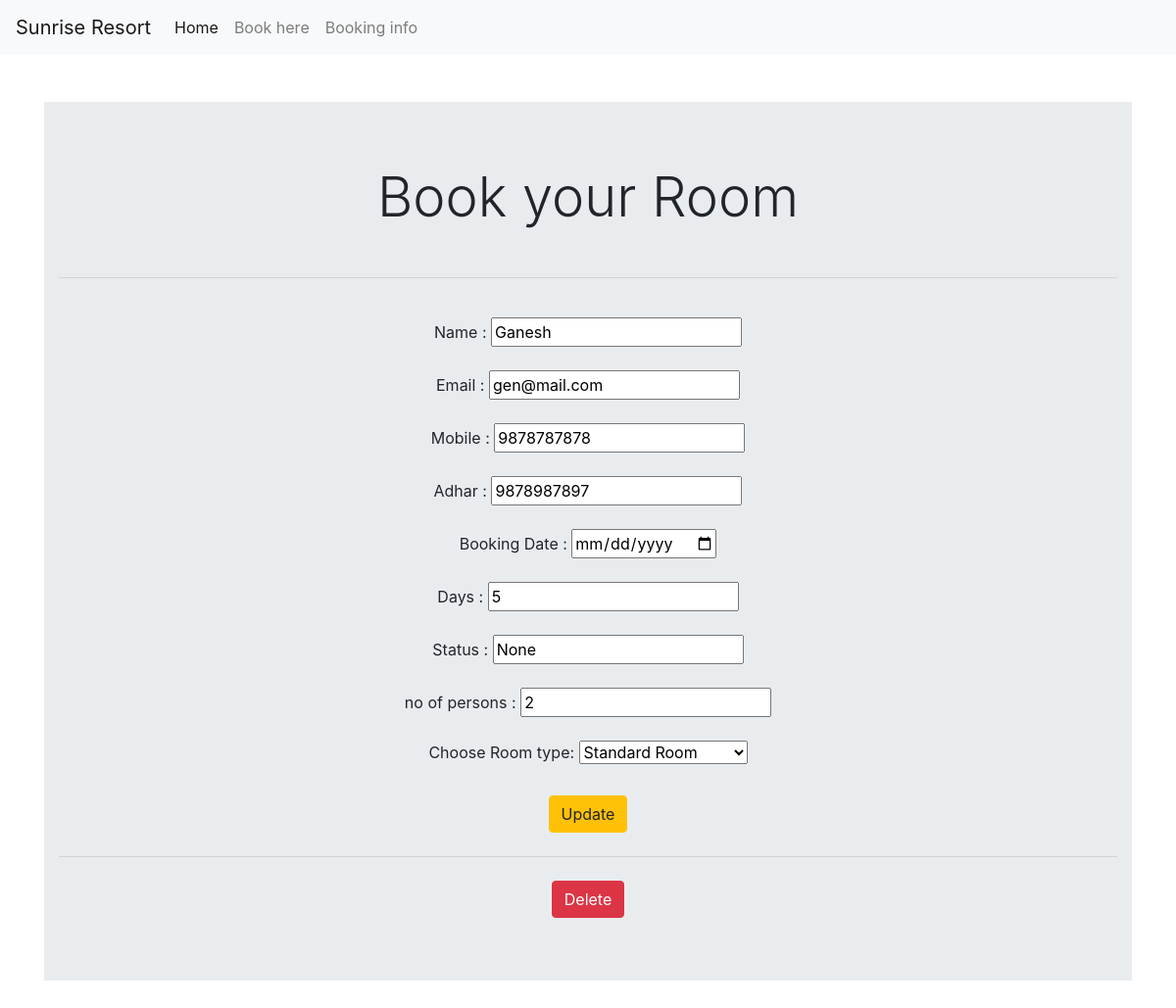
Screenshot of /bookingapp/update/6/ with the database file from the repository.
### bookingapp/models.py (models this page shows, shortened)
class Bookings(models.Model):
    ROOM_TYPES= (
        ('SR', 'Standard'),
        ('DR', 'Deluxe'),
        ('SD', 'Super Deluxe'),
        ('TR', 'Tent'),
    )
    booking_id = models.AutoField(primary_key = True)
    Name = models.CharField(max_length= 200)
    mobile = models.CharField(max_length= 100)
    email_id = models.EmailField(max_length= 200)
    days = models.IntegerField()
    adhar_no = models.CharField(max_length= 200)
    booking_date = models.DateTimeField(auto_now_add= True)
    status = models.CharField(max_length= 200)
    no_of_persons = models.IntegerField()
    room_type = models.CharField(max_length= 2, choices = ROOM_TYPES)

### bookingapp/views.py (the view, shortened to what this page needs)
# urls.py: path('update/<int:id>/', update_view),
def update_view(request, id):
    data = Bookings.objects.get(pk = id)
    context ={'data' : data}
    return render(request, 'bookingapp/update.html', context)

### bookingapp/templates/bookingapp/update.html (shortened to what this page needs)
<!DOCTYPE html>
<html lang="en">
<head>
    {% load static %}
    <link rel="stylesheet" href="https://cdn.jsdelivr.net/npm/bootstrap@4.0.0/dist/css/bootstrap.min.css">
    <link rel="stylesheet" href="{% static 'css/style.css'%}">
</head>
<body id ="img_for_back" style="background-image: url(https://img.freepik.com/free-vector/coffee-shop-with-wooden-counter-stools-sofas-tables_107791-3395.jpg?w=2000); ">
  <nav class="navbar navbar-expand-lg navbar-light bg-light">
        <a class="navbar-brand" href="/bookingapp/index/">Sunrise Resort</a>
        <div class="collapse navbar-collapse" id="navbarSupportedContent">
          <ul class="navbar-nav mr-auto">
            <li class="nav-item active">
              <a class="nav-link" href="/bookingapp/index/">Home <span class="sr-only">(current)</span></a>
            </li>
            <li class="nav-item">
              <a class="nav-link" href="/bookingapp/booking/">Book here</a>
            </li>
          </li><li class="nav-item">
            <a class="nav-link" href="/bookingapp/display/">Booking info</a>
          </li>
        </div>
      </nav>
    <br>
    <br>
    <div class="container">
    <div class="jumbotron jumbotron-fluid" style="text-align: center;">
        <div class="container" >
          <h1 class="display-4">Book your Room</h1><br><hr>
          <form action="/bookingapp/update/{data.booking_id}" method="POST">{% csrf_token%}
            <br>
            Name : <input type="text" name="name" value="{{data.Name}}">
            <br><br>
            Email : <input type="email" name="email" value="{{data.email_id}}">
            <br><br>
            Mobile : <input type="text" name="mobile" value="{{data.mobile}}"><br><br>
            Adhar : <input type="text" name="adhar" value="{{data.adhar_no}}">
            <br><br>
            Booking Date : <input type="date" name="date" value="{{data.booking_date}}">
            <br><br>
            Days : <input type="text" name="days" value="{{data.days}}">
            <br><br>
            Status : <input type="text" name="status" value="{{data.status}}">
            <br><br>
            no of persons : <input type="text" name="persons" value="{{data.no_of_persons}}">
            <br><br>
            <label for="rtype">Choose Room type:</label>
            <select name="rtype" id="room">
              <option value="SR">Standard Room</option>
            </select><br><br>
            <button type="submit" class="btn btn-warning"> Update </button>
          </form>
          <hr class="my-4">
          <a href = "/bookingapp/delete/{{data.booking_id}}/" type="button" class="btn btn-danger"> Delete </a>
        </div>
    </div>
    </div>
</body>
</html>

### rows the page displays
Bookings: name "Ganesh", email "gen@mail.com", mobile "9878787878", adhar "9878987897", days "5", status "None", persons "2"
